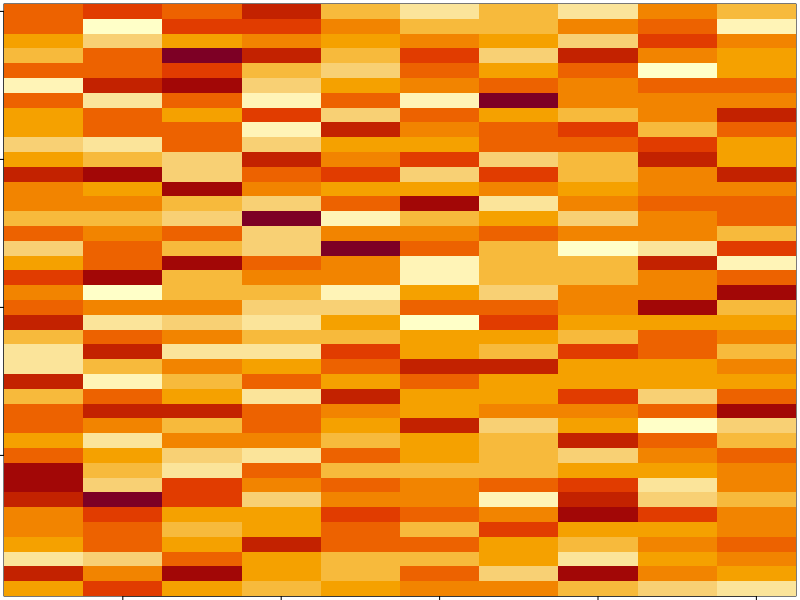
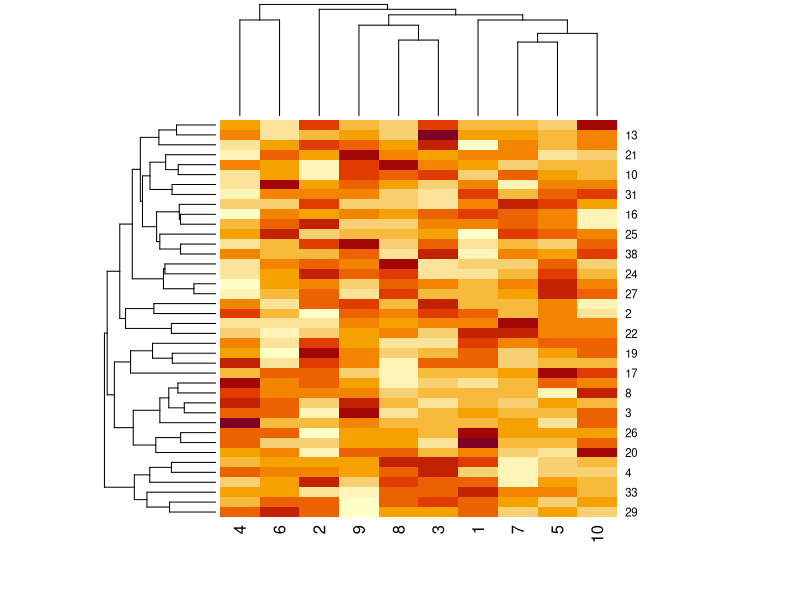
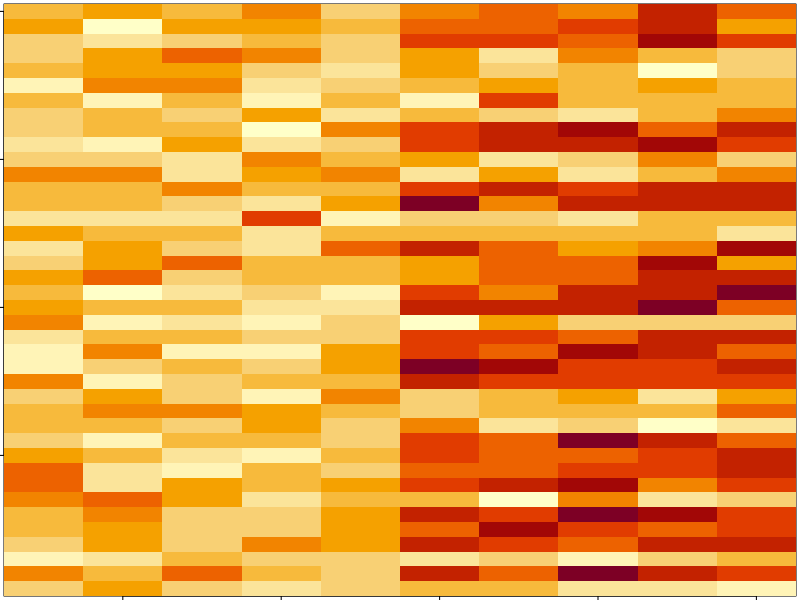
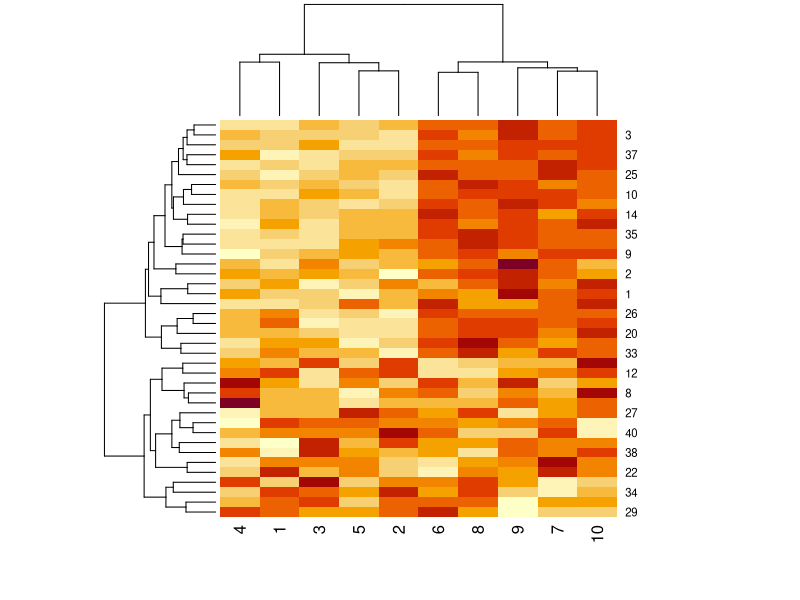
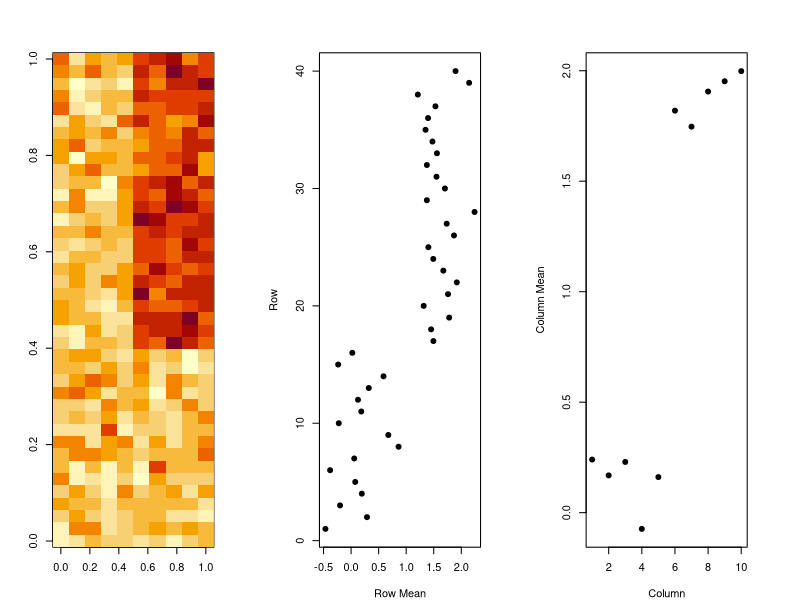
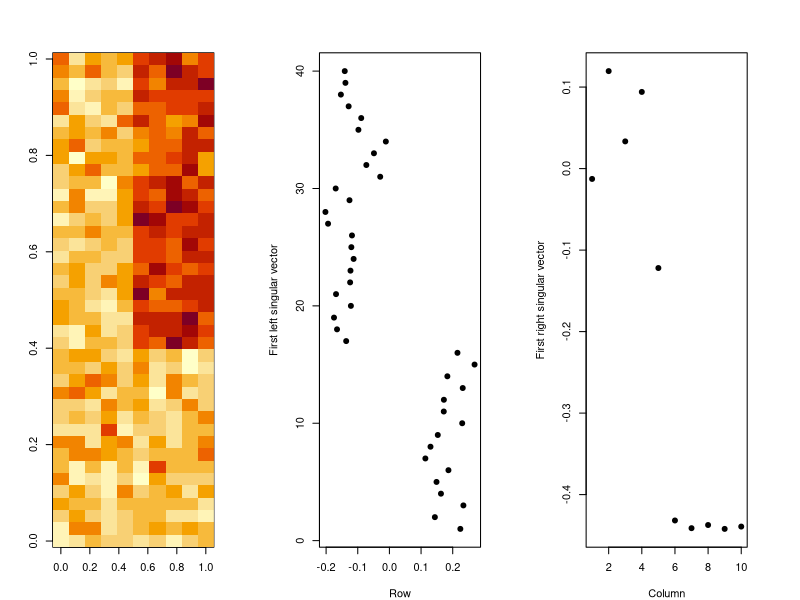
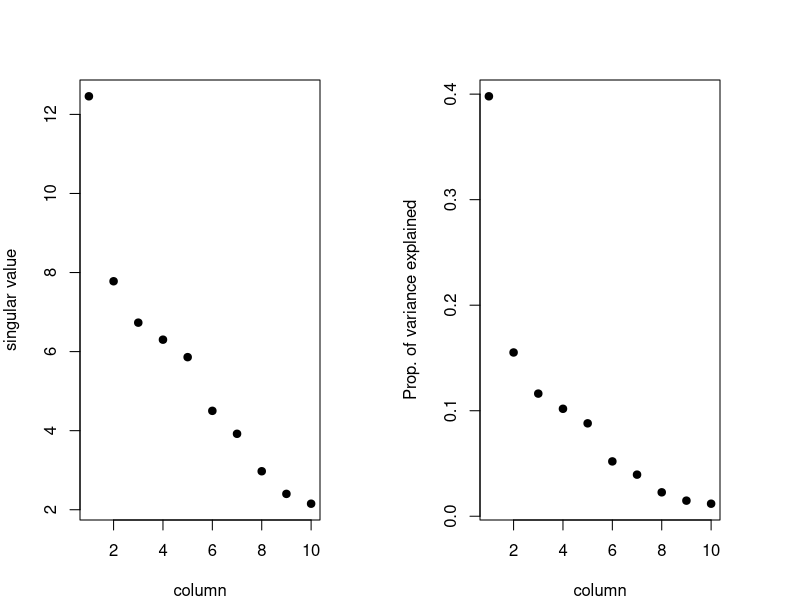
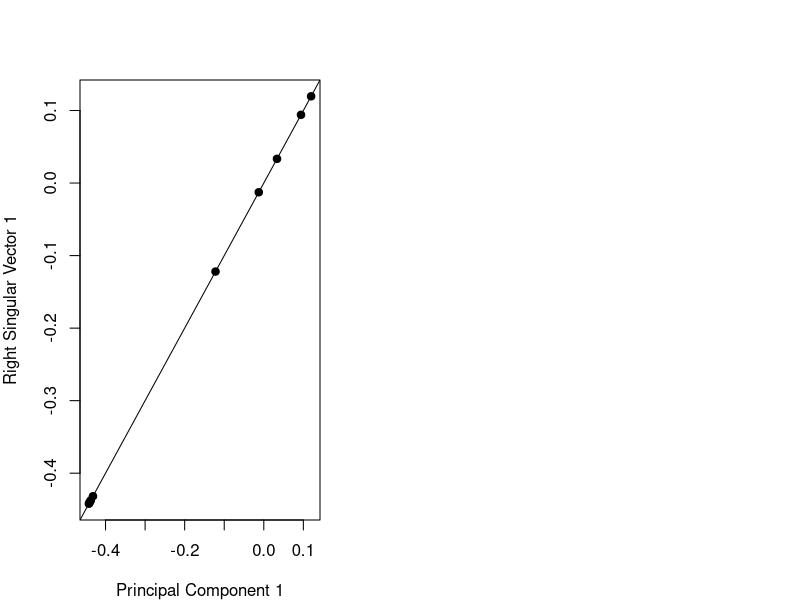

Write R code to recreate these figures, in order.
#### Dimension Reduction
set.seed(12345)
par(mar=rep(0.2,4))
dataMatrix <- matrix(rnorm(400), nrow=40)
image(1:10, 1:40, t(dataMatrix)[,nrow(dataMatrix):1])
par(mar=rep(0.2,4))
heatmap(dataMatrix)
set.seed(678910)
for (i in 1:40) {
        # flip a coin
        coinFlip <- rbinom(1,size=1, prob=0.5)
        # if coin is heads add a common pattern to that row
        if (coinFlip) {
                dataMatrix[i,] <- dataMatrix[i,] + rep(c(0,3), each=5)
        }
}
par(mar=rep(0.2, 4))
image(1:10, 1:40, t(dataMatrix)[, nrow(dataMatrix):1]) 
par(mar= rep(0.2,4))
heatmap(dataMatrix)
# patterns in rows and columns
hh <- hclust(dist(dataMatrix))
dataMatrixOrdered <- dataMatrix[hh$order,]
par(mar= c(4,4,4,4))
par (mfrow= c(1,3))
image(t(dataMatrixOrdered)[, nrow(dataMatrixOrdered):1])
plot(rowMeans(dataMatrixOrdered), 40:1, , xlab="Row Mean", ylab="Row", pch=19)
plot(colMeans(dataMatrixOrdered), xlab= "Column", ylab= "Column Mean", pch=19)
### Components of the SVD - u and v
svd1 <- svd(scale(dataMatrixOrdered))
par(mfrow=c(1,3))
image(t(dataMatrixOrdered)[, nrow(dataMatrixOrdered):1])
plot(svd1$u[,1], 40:1, , xlab="Row", ylab = "First left singular vector", pch=19)
plot(svd1$v[,1], xlab="Column", ylab="First right singular vector", pch=19)
par (mfrow=c(1,2))
plot(svd1$d, xlab= "column", ylab="singular value", pch=19)
plot(svd1$d^2/sum(svd1$d^2), xlab= "column", ylab="Prop. of variance explained", pch=19)
pca1 <- prcomp(dataMatrixOrdered, scale=TRUE)
plot(pca1$rotation[,1], svd1$v[,1], pch=19, xlab="Principal Component 1", ylab="Right Singular Vector 1")
abline(c(0,1))

